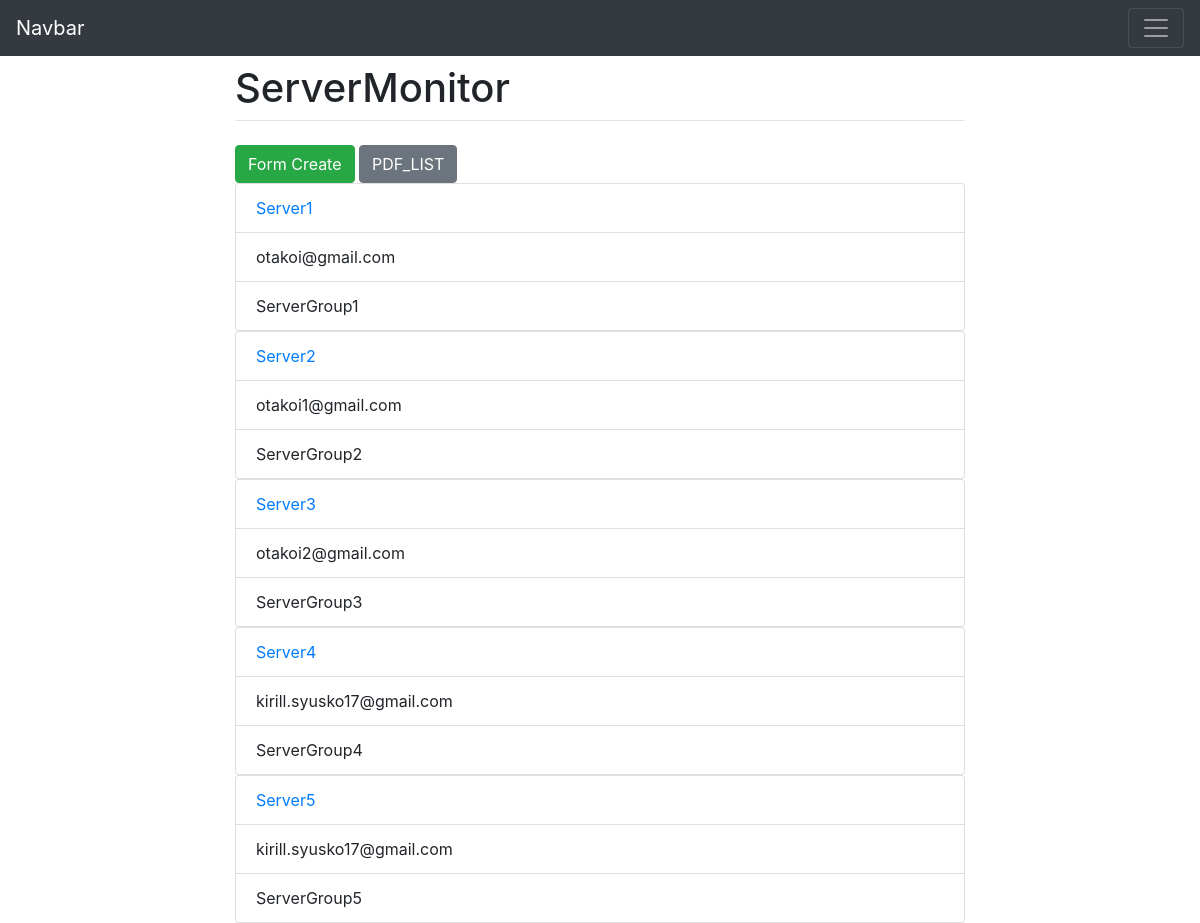
Before: / with the older database file.
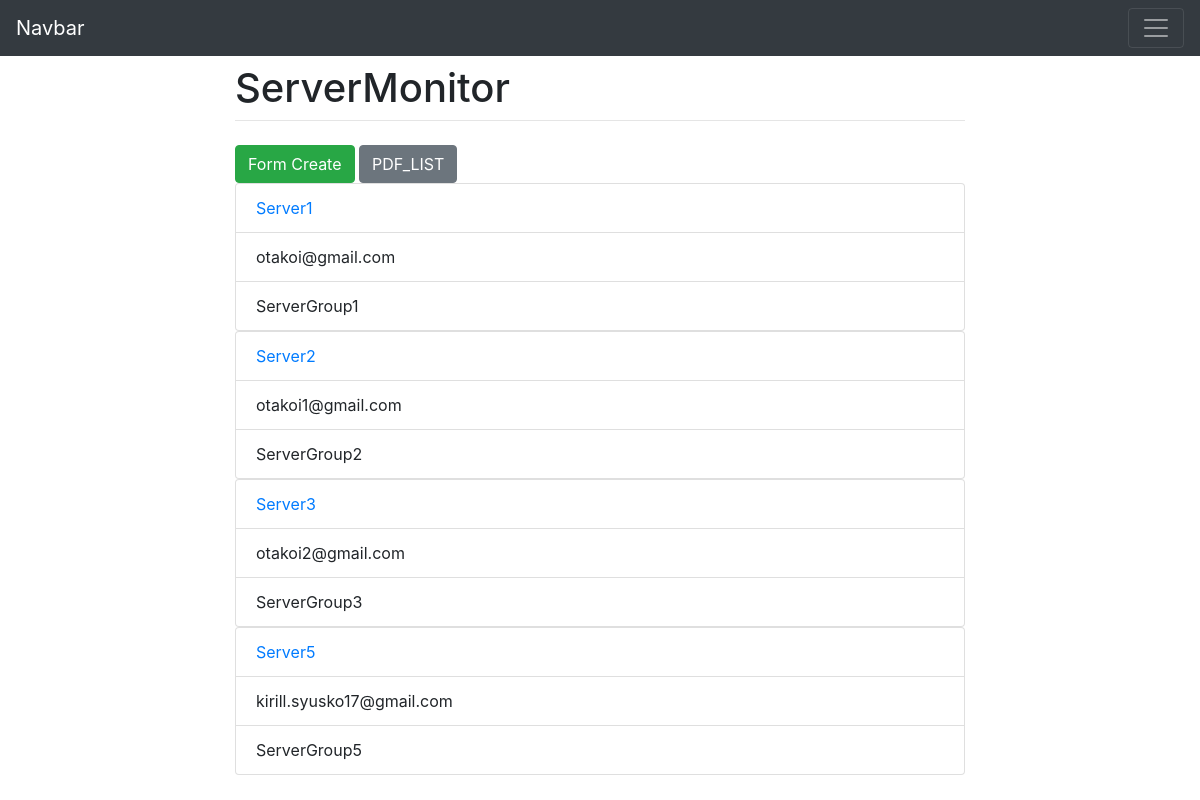
After: the same page with the newer database file.
### comments/models.py (models this page shows, shortened)
class ServMonitor(models.Model):
    name = models.CharField("Имя", max_length=150)
    time = models.TimeField()
    type = models.CharField("Тип оповещения", max_length=150)
    email = models.EmailField()
    group = models.CharField("Группа серверов", max_length=150)
    group_type = models.CharField("Тип группы серверов", max_length=150)
    gps = models.GenericIPAddressField()
    url = models.SlugField(max_length=160, unique=True, null=False)
    draft = models.BooleanField("Черновик", default=False)
    def get_absolute_url(self):
        return reverse("serv_mon_detail", kwargs={"slug": self.url})

### comments/views.py (the view)
# urls.py: path("", views.ServMonView.as_view(), name='serv_mon_list'),
class ServMonView(ListView):
    model = ServMonitor
    queryset = ServMonitor.objects.filter(draft=False)

### comments/templates/comments/servmonitor_list.html
{% extends 'comments/base.html' %}
{% block content %}
  <a href="{% url 'serv_mon_add' %}" class='btn btn-success'>Form Create </a>
  <a href="{% url 'pdf_list' %}"class='btn btn-secondary'>PDF_LIST</a>
  {% for servmonitor in servmonitor_list %}
    <div class="otakoi">
      <ul class="list-group">
        <a href="{{ servmonitor.get_absolute_url }}" class="list-group-item">{{ servmonitor.name }}</a>
        <li class="list-group-item">{{ servmonitor.email}}</li>
        <li class="list-group-item">{{ servmonitor.group }}</li>
      </ul>
    </div>
  {% endfor %}
{% endblock content%}

### comments/templates/comments/base.html (shortened to what this page needs)
<!DOCTYPE html>
<html lang="en" dir="ltr">
  <head>
    <link rel="stylesheet" href="https://stackpath.bootstrapcdn.com/bootstrap/4.1.3/css/bootstrap.min.css">
  </head>
  <body>
    {% include 'include/header.html' %}
    <div class="container">
      <div class="row justify-content-center">
        <div class="col-8">
          <h1 class="mt-2">ServerMonitor</h1>
          <hr class="mt-0 mb-4">
          {% block content %}
          {% endblock content %}
        </div>
      </div>
    </div>
  </body>
</html>

### comments/templates/include/header.html (shortened to what this page needs)
<nav class="navbar navbar-dark bg-dark">
  <a class="navbar-brand" href="#">Navbar</a>
  <button class="navbar-toggler" type="button" data-toggle="collapse" data-target="#navbarSupportedContent" aria-controls="navbarSupportedContent" aria-expanded="false" aria-label="Toggle navigation">
    <span class="navbar-toggler-icon"></span>
  </button>
</nav>

Changed rows visible on the page:
no longer on this page (row edited): ServMonitor: name "Server4", email "kirill.syusko17@gmail.com", group "ServerGroup4"
